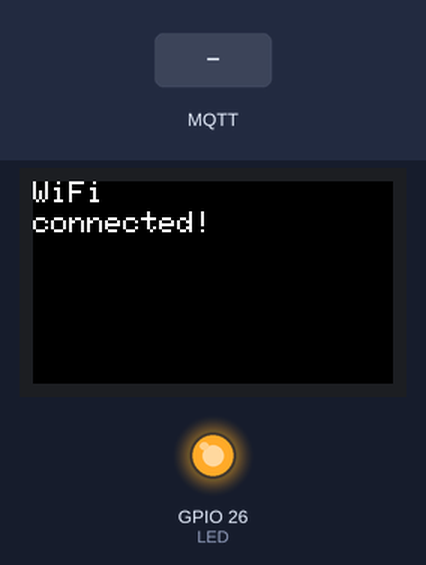
The sketch below on a simulated ESP32. On the bench: 240×135 colour display, output pins drawn as LEDs (lit = HIGH). The inputs (shaded band) are chosen by the test bench. WiFi joins after 1.5 s; servers stay silent unless stated; no MQTT or app messages arrive unless stated; what the sketch prints to the serial monitor is not drawn.

Above: at 1.9 s.
At 8.7 s:
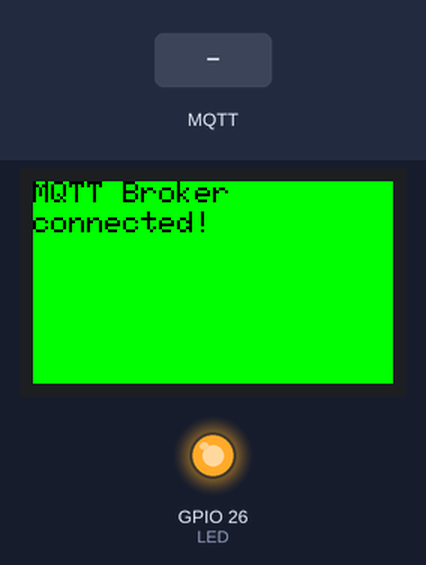
8.8 s: MQTT message "1" arrives on the first subscribed topic
At 10.7 s:
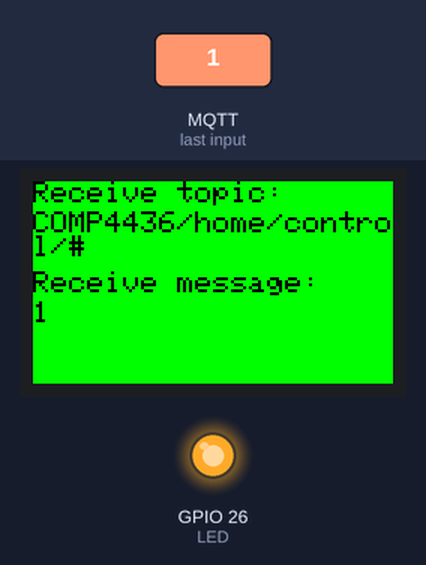
Timing chart, 0 to 12.2 s (numbered marks = the images above; inputs shaded):
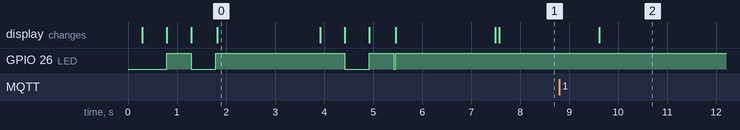

The sketch:

Prog4_COMP.ino
```cpp
#include <WiFi.h>               // Wifi driver
#include <PubSubClient.h>       // MQTT server library
//#include <ArduinoJson.h>        // JSON library
#include <M5StickCPlus2.h>
#include<WiFiClientSecure.h>

#define DATA 0                  // DHT11
#define LED 26

// MQTT and WiFi set-up
//WiFiClient espClient;
WiFiClientSecure espClient;
PubSubClient client(espClient);

//const char *ssid = "EIA-W311MESH";              // Your SSID
//const char *password = "42004200";             // Your Wifi password
const char *ssid = "Hi";
const char *password = "12345678";

const char *mqtt_server = "dd28cecf47f84578948ef8d895d0d2cb.s1.eu.hivemq.cloud";
char *mqtt_topic = "COMP4436/home/control/#";
const char *mqtt_username = "hyuvuhjb";
const char *mqtt_password = "Qweasd12";
const int port=8883;

char msg[100];
String macAddr;

byte reconnect_count = 0;
long currentTime = 0;
bool output = 0;

//StaticJsonDocument<100> Jsondata; // Create a JSON document of 100 characters max before void setup_wifi()

void connectToMQTTBroker(){
    setup_wifi();
    while (!client.connected()) {
        M5.Lcd.fillScreen(GREEN); //clear the display
        M5.Lcd.setTextColor(BLACK);
        M5.Lcd.setCursor(0,0);
        M5.Lcd.println("MQTT Broker");
        M5.Lcd.setCursor(0,20);
        M5.Lcd.println("try to connect");
        String client_id = "hyuvuhjb-client-" + String(WiFi.macAddress());
        Serial.printf("Connecting to MQTT Broker as %s.....\n", client_id.c_str());
        if (client.connect(client_id.c_str(), mqtt_username, mqtt_password)) {
            M5.Lcd.fillScreen(GREEN); //clear the display
            M5.Lcd.setTextColor(BLACK);
            M5.Lcd.setCursor(0,0);
            M5.Lcd.println("MQTT Broker");
            M5.Lcd.setCursor(0,20);
            M5.Lcd.println("connected!");
            Serial.println("Connected to MQTT broker");
            client.subscribe(mqtt_topic);
        } else {
            M5.Lcd.fillScreen(RED); //clear the display
            M5.Lcd.setTextColor(BLACK);
            M5.Lcd.setCursor(0,0);
            M5.Lcd.println("Failed to connect to MQTT broker, rc=");
            M5.Lcd.setCursor(0,20);
            M5.Lcd.println(client.state());
            M5.Lcd.setCursor(0,40);
            M5.Lcd.println(" try again in 5 seconds");
            delay(5000);
        }
    }
}

//Set up the Wifi connection
void setup_wifi() {
  byte count = 0;
  WiFi.disconnect();
  delay(100);
  // We start by connectipinng to a WiFi network
  WiFi.begin(ssid, password); // start the Wifi connection with defined SSID and PW

  currentTime = millis();
  M5.Lcd.setCursor(0,0);
  M5.Lcd.print("Connecting");
  while (WiFi.status() != WL_CONNECTED) {
    delay(500);
    M5.Lcd.print(".");
    output = !output;
    digitalWrite(LED, output);
    count++;
    if (count == 6) {
      count = 0;
      M5.Lcd.fillScreen(BLACK); //clear the display
      M5.Lcd.setCursor(0,0);
      M5.Lcd.print("Connecting");
    }
    if (millis()-currentTime > 30000){
      ESP.restart();
    }
  }
  macAddr=WiFi.macAddress();
  //Show in the small TFT
  M5.Lcd.fillScreen(BLACK); //clear the screen
  M5.Lcd.setCursor(0,0);
  M5.Lcd.print("WiFi");
  M5.Lcd.setCursor(0,20);
  M5.Lcd.print("connected!");
  digitalWrite(LED, HIGH);
  delay(2000);
}

void callback(char* topic, byte* payload, unsigned int length) {

  char* message = (char*)malloc(length + 1);
  memcpy(message, payload, length);
  message[length] = '\0';

  M5.Lcd.fillScreen(GREEN); //clear the display
  M5.Lcd.setTextColor(BLACK);
  M5.Lcd.setCursor(0,0);
  M5.Lcd.println("Receive topic: ");
  M5.Lcd.setCursor(0,20);
  M5.Lcd.println(topic);
  M5.Lcd.setCursor(0,60);
  M5.Lcd.println("Receive message: ");
  M5.Lcd.setCursor(0,80);
  M5.Lcd.println(message);

  free(message);
  delay(5000);
}

void setup() {
  //Task do only once after power up
  Serial.begin(115200);
  pinMode(LED, OUTPUT);
  digitalWrite(LED, LOW);

  M5.begin();

  M5.Lcd.setRotation(3);
  M5.Lcd.fillScreen(BLACK);
  M5.Lcd.setTextColor(WHITE);
  M5.Lcd.setTextSize(2);

  setup_wifi();

  espClient.setInsecure();
  client.setServer(mqtt_server, port);
  client.setCallback(callback);
  // Specify the QoS to subscribe at. Only supports QoS 0 or 1:
  connectToMQTTBroker();

}

void loop() {
  if (client.connected()== false) connectToMQTTBroker();
  client.loop();
  delay(1000);
}
```

Measured:
- after the input at 8.8 s, the display: changes after 0.82 s (image 2)
- what the display in image 0 shows lasts 2.1 s, from 1.8 s to 3.9 s
